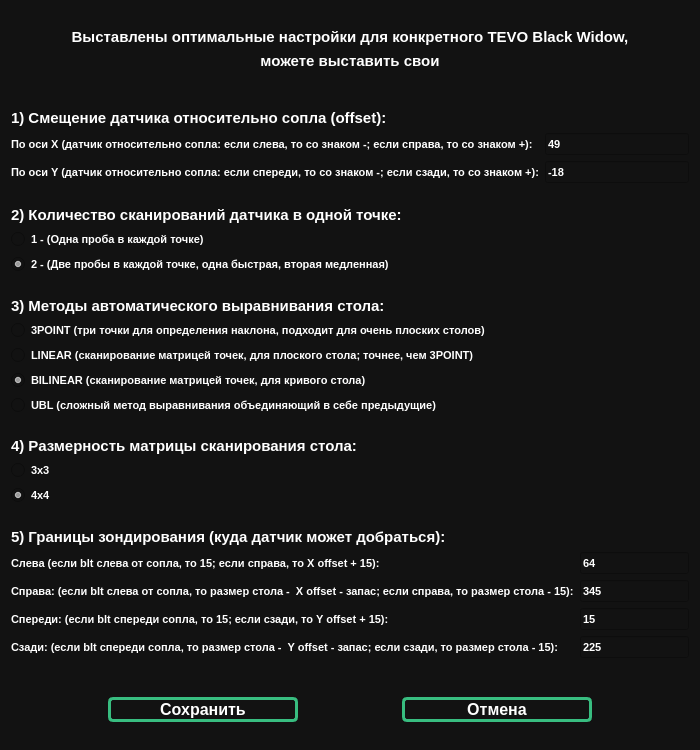
<?xml version="1.0" encoding="UTF-8"?>
<ui version="4.0">
 <class>BLTouch</class>
 <widget class="QWidget" name="BLTouch">
  <property name="geometry">
   <rect>
    <x>0</x>
    <y>0</y>
    <width>700</width>
    <height>750</height>
   </rect>
  </property>
  <property name="windowTitle">
   <string>Настройка датчика высоты для TEVO Black Widow</string>
  </property>
  <property name="styleSheet">
   <string notr="true">QWidget {	
	color: white;
	background-color: #121212;
	font-size: 8pt;
	font-weight: 600;
}

QPushButton {	
    border-style: solid;
    border-width: 3px;
    border-radius: 5px;
    border-color: #38BD80;
    font: bold 16px;
}

QPushButton:hover {	
	background-color: #292927;
}</string>
  </property>
  <layout class="QVBoxLayout" name="verticalLayout_13">
   <item>
    <spacer name="verticalSpacer_9">
     <property name="orientation">
      <enum>Qt::Vertical</enum>
     </property>
     <property name="sizeHint" stdset="0">
      <size>
       <width>20</width>
       <height>40</height>
      </size>
     </property>
    </spacer>
   </item>
   <item>
    <widget class="QLabel" name="label_bltouch_0_1">
     <property name="styleSheet">
      <string notr="true">font-size: 11pt;</string>
     </property>
     <property name="text">
      <string>Выставлены оптимальные настройки для конкретного TEVO Black Widow,</string>
     </property>
     <property name="alignment">
      <set>Qt::AlignCenter</set>
     </property>
    </widget>
   </item>
   <item>
    <widget class="QLabel" name="label_bltouch_0_2">
     <property name="styleSheet">
      <string notr="true">font-size: 11pt;</string>
     </property>
     <property name="text">
      <string>можете выставить свои</string>
     </property>
     <property name="alignment">
      <set>Qt::AlignCenter</set>
     </property>
    </widget>
   </item>
   <item>
    <spacer name="verticalSpacer_10">
     <property name="orientation">
      <enum>Qt::Vertical</enum>
     </property>
     <property name="sizeHint" stdset="0">
      <size>
       <width>20</width>
       <height>40</height>
      </size>
     </property>
    </spacer>
   </item>
   <item>
    <spacer name="verticalSpacer_6">
     <property name="orientation">
      <enum>Qt::Vertical</enum>
     </property>
     <property name="sizeHint" stdset="0">
      <size>
       <width>20</width>
       <height>40</height>
      </size>
     </property>
    </spacer>
   </item>
   <item>
    <layout class="QVBoxLayout" name="verticalLayout_3">
     <item>
      <widget class="QLabel" name="label_bltouch_1">
       <property name="styleSheet">
        <string notr="true">font-size: 11pt;</string>
       </property>
       <property name="text">
        <string>1) Смещение датчика относительно сопла (offset):</string>
       </property>
      </widget>
     </item>
     <item>
      <layout class="QHBoxLayout" name="horizontalLayout">
       <item>
        <layout class="QVBoxLayout" name="verticalLayout_2">
         <item>
          <widget class="QLabel" name="label_bltouch_1_1">
           <property name="styleSheet">
            <string notr="true"/>
           </property>
           <property name="text">
            <string>По оси X (датчик относительно сопла: если слева, то со знаком -; если справа, то со знаком +):</string>
           </property>
          </widget>
         </item>
         <item>
          <widget class="QLabel" name="label_bltouch_1_2">
           <property name="text">
            <string>По оси Y (датчик относительно сопла: если спереди, то со знаком -; если сзади, то со знаком +):</string>
           </property>
          </widget>
         </item>
        </layout>
       </item>
       <item>
        <layout class="QVBoxLayout" name="verticalLayout">
         <item>
          <widget class="QLineEdit" name="lineEdit_bltouch_1_1">
           <property name="text">
            <string>49</string>
           </property>
          </widget>
         </item>
         <item>
          <widget class="QLineEdit" name="lineEdit_bltouch_1_2">
           <property name="text">
            <string>-18</string>
           </property>
          </widget>
         </item>
        </layout>
       </item>
      </layout>
     </item>
    </layout>
   </item>
   <item>
    <spacer name="verticalSpacer">
     <property name="orientation">
      <enum>Qt::Vertical</enum>
     </property>
     <property name="sizeHint" stdset="0">
      <size>
       <width>20</width>
       <height>40</height>
      </size>
     </property>
    </spacer>
   </item>
   <item>
    <layout class="QVBoxLayout" name="verticalLayout_5">
     <item>
      <widget class="QLabel" name="label_bltouch_2">
       <property name="styleSheet">
        <string notr="true">font-size: 11pt;</string>
       </property>
       <property name="text">
        <string>2) Количество сканирований датчика в одной точке:</string>
       </property>
      </widget>
     </item>
     <item>
      <layout class="QVBoxLayout" name="verticalLayout_4">
       <item>
        <widget class="QRadioButton" name="radioButton_bltouch_2_1">
         <property name="text">
          <string>1 - (Одна проба в каждой точке)</string>
         </property>
         <attribute name="buttonGroup">
          <string notr="true">buttonGroup_bltouch_2</string>
         </attribute>
        </widget>
       </item>
       <item>
        <widget class="QRadioButton" name="radioButton_bltouch_2_2">
         <property name="text">
          <string>2 - (Две пробы в каждой точке, одна быстрая, вторая медленная)</string>
         </property>
         <property name="checked">
          <bool>true</bool>
         </property>
         <attribute name="buttonGroup">
          <string notr="true">buttonGroup_bltouch_2</string>
         </attribute>
        </widget>
       </item>
      </layout>
     </item>
    </layout>
   </item>
   <item>
    <spacer name="verticalSpacer_2">
     <property name="orientation">
      <enum>Qt::Vertical</enum>
     </property>
     <property name="sizeHint" stdset="0">
      <size>
       <width>20</width>
       <height>40</height>
      </size>
     </property>
    </spacer>
   </item>
   <item>
    <layout class="QVBoxLayout" name="verticalLayout_7">
     <item>
      <widget class="QLabel" name="label_bltouch_3">
       <property name="styleSheet">
        <string notr="true">font-size: 11pt;</string>
       </property>
       <property name="text">
        <string>3) Методы автоматического выравнивания стола:</string>
       </property>
      </widget>
     </item>
     <item>
      <layout class="QVBoxLayout" name="verticalLayout_6">
       <item>
        <widget class="QRadioButton" name="radioButton_bltouch_3_1">
         <property name="text">
          <string>3POINT (три точки для определения наклона, подходит для очень плоских столов)</string>
         </property>
         <attribute name="buttonGroup">
          <string notr="true">buttonGroup_bltouch_3</string>
         </attribute>
        </widget>
       </item>
       <item>
        <widget class="QRadioButton" name="radioButton_bltouch_3_2">
         <property name="text">
          <string>LINEAR (сканирование матрицей точек, для плоского стола; точнее, чем 3POINT)</string>
         </property>
         <attribute name="buttonGroup">
          <string notr="true">buttonGroup_bltouch_3</string>
         </attribute>
        </widget>
       </item>
       <item>
        <widget class="QRadioButton" name="radioButton_bltouch_3_3">
         <property name="text">
          <string>BILINEAR (сканирование матрицей точек, для кривого стола)</string>
         </property>
         <property name="checked">
          <bool>true</bool>
         </property>
         <attribute name="buttonGroup">
          <string notr="true">buttonGroup_bltouch_3</string>
         </attribute>
        </widget>
       </item>
       <item>
        <widget class="QRadioButton" name="radioButton_bltouch_3_4">
         <property name="text">
          <string>UBL (сложный метод выравнивания объединяющий в себе предыдущие)</string>
         </property>
         <attribute name="buttonGroup">
          <string notr="true">buttonGroup_bltouch_3</string>
         </attribute>
        </widget>
       </item>
      </layout>
     </item>
    </layout>
   </item>
   <item>
    <spacer name="verticalSpacer_3">
     <property name="orientation">
      <enum>Qt::Vertical</enum>
     </property>
     <property name="sizeHint" stdset="0">
      <size>
       <width>20</width>
       <height>40</height>
      </size>
     </property>
    </spacer>
   </item>
   <item>
    <layout class="QVBoxLayout" name="verticalLayout_9">
     <item>
      <widget class="QLabel" name="label_bltouch_4">
       <property name="styleSheet">
        <string notr="true">font-size: 11pt;</string>
       </property>
       <property name="text">
        <string>4) Размерность матрицы сканирования стола:</string>
       </property>
      </widget>
     </item>
     <item>
      <layout class="QVBoxLayout" name="verticalLayout_8">
       <item>
        <widget class="QRadioButton" name="radioButton_bltouch_4_1">
         <property name="text">
          <string>3x3</string>
         </property>
         <attribute name="buttonGroup">
          <string notr="true">buttonGroup_bltouch_4</string>
         </attribute>
        </widget>
       </item>
       <item>
        <widget class="QRadioButton" name="radioButton_bltouch_4_2">
         <property name="text">
          <string>4x4</string>
         </property>
         <property name="checked">
          <bool>true</bool>
         </property>
         <attribute name="buttonGroup">
          <string notr="true">buttonGroup_bltouch_4</string>
         </attribute>
        </widget>
       </item>
      </layout>
     </item>
    </layout>
   </item>
   <item>
    <spacer name="verticalSpacer_4">
     <property name="orientation">
      <enum>Qt::Vertical</enum>
     </property>
     <property name="sizeHint" stdset="0">
      <size>
       <width>20</width>
       <height>40</height>
      </size>
     </property>
    </spacer>
   </item>
   <item>
    <layout class="QVBoxLayout" name="verticalLayout_12">
     <item>
      <widget class="QLabel" name="label_bltouch_5">
       <property name="styleSheet">
        <string notr="true">font-size: 11pt;</string>
       </property>
       <property name="text">
        <string>5) Границы зондирования (куда датчик может добраться):</string>
       </property>
      </widget>
     </item>
     <item>
      <layout class="QHBoxLayout" name="horizontalLayout_2">
       <item>
        <layout class="QVBoxLayout" name="verticalLayout_10">
         <item>
          <widget class="QLabel" name="label_bltouch_5_1">
           <property name="text">
            <string>Слева (если blt слева от сопла, то 15; если справа, то X offset + 15):</string>
           </property>
          </widget>
         </item>
         <item>
          <widget class="QLabel" name="label_bltouch_5_2">
           <property name="text">
            <string>Справа: (если blt слева от сопла, то размер стола -  X offset - запас; если справа, то размер стола - 15):</string>
           </property>
          </widget>
         </item>
         <item>
          <widget class="QLabel" name="label_bltouch_5_3">
           <property name="text">
            <string>Спереди: (если blt спереди сопла, то 15; если сзади, то Y offset + 15):</string>
           </property>
          </widget>
         </item>
         <item>
          <widget class="QLabel" name="label_bltouch_5_4">
           <property name="text">
            <string>Сзади: (если blt спереди сопла, то размер стола -  Y offset - запас; если сзади, то размер стола - 15):</string>
           </property>
          </widget>
         </item>
        </layout>
       </item>
       <item>
        <layout class="QVBoxLayout" name="verticalLayout_11">
         <item>
          <widget class="QLineEdit" name="lineEdit_bltouch_5_1">
           <property name="text">
            <string>64</string>
           </property>
          </widget>
         </item>
         <item>
          <widget class="QLineEdit" name="lineEdit_bltouch_5_2">
           <property name="text">
            <string>345</string>
           </property>
          </widget>
         </item>
         <item>
          <widget class="QLineEdit" name="lineEdit_bltouch_5_3">
           <property name="text">
            <string>15</string>
           </property>
          </widget>
         </item>
         <item>
          <widget class="QLineEdit" name="lineEdit_bltouch_5_4">
           <property name="text">
            <string>225</string>
           </property>
          </widget>
         </item>
        </layout>
       </item>
      </layout>
     </item>
    </layout>
   </item>
   <item>
    <spacer name="verticalSpacer_5">
     <property name="orientation">
      <enum>Qt::Vertical</enum>
     </property>
     <property name="sizeHint" stdset="0">
      <size>
       <width>20</width>
       <height>40</height>
      </size>
     </property>
    </spacer>
   </item>
   <item>
    <spacer name="verticalSpacer_8">
     <property name="orientation">
      <enum>Qt::Vertical</enum>
     </property>
     <property name="sizeHint" stdset="0">
      <size>
       <width>20</width>
       <height>40</height>
      </size>
     </property>
    </spacer>
   </item>
   <item>
    <layout class="QHBoxLayout" name="horizontalLayout_3">
     <item>
      <spacer name="horizontalSpacer_2">
       <property name="orientation">
        <enum>Qt::Horizontal</enum>
       </property>
       <property name="sizeHint" stdset="0">
        <size>
         <width>40</width>
         <height>20</height>
        </size>
       </property>
      </spacer>
     </item>
     <item>
      <widget class="QPushButton" name="pushButton_bltouch_save">
       <property name="minimumSize">
        <size>
         <width>190</width>
         <height>0</height>
        </size>
       </property>
       <property name="text">
        <string>Сохранить</string>
       </property>
      </widget>
     </item>
     <item>
      <spacer name="horizontalSpacer">
       <property name="orientation">
        <enum>Qt::Horizontal</enum>
       </property>
       <property name="sizeHint" stdset="0">
        <size>
         <width>40</width>
         <height>20</height>
        </size>
       </property>
      </spacer>
     </item>
     <item>
      <widget class="QPushButton" name="pushButton_bltouch_cancel">
       <property name="minimumSize">
        <size>
         <width>190</width>
         <height>0</height>
        </size>
       </property>
       <property name="text">
        <string>Отмена</string>
       </property>
      </widget>
     </item>
     <item>
      <spacer name="horizontalSpacer_3">
       <property name="orientation">
        <enum>Qt::Horizontal</enum>
       </property>
       <property name="sizeHint" stdset="0">
        <size>
         <width>40</width>
         <height>20</height>
        </size>
       </property>
      </spacer>
     </item>
    </layout>
   </item>
   <item>
    <spacer name="verticalSpacer_7">
     <property name="orientation">
      <enum>Qt::Vertical</enum>
     </property>
     <property name="sizeHint" stdset="0">
      <size>
       <width>20</width>
       <height>40</height>
      </size>
     </property>
    </spacer>
   </item>
  </layout>
 </widget>
 <resources/>
 <connections/>
 <buttongroups>
  <buttongroup name="buttonGroup_bltouch_2"/>
  <buttongroup name="buttonGroup_bltouch_3"/>
  <buttongroup name="buttonGroup_bltouch_4"/>
 </buttongroups>
</ui>
